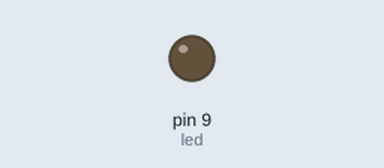
Simulated run of this sketch. Board: Arduino Uno, built with avr-gcc and run on an emulated ATmega328P. Parts: output pins drawn as LEDs (lit = HIGH).

Above: at 0.05 s.
At 1.35 s:
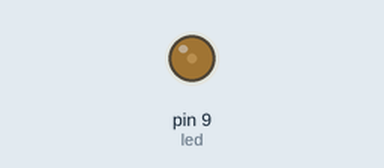
At 2.7 s:
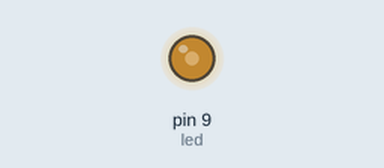
At 5.4 s:
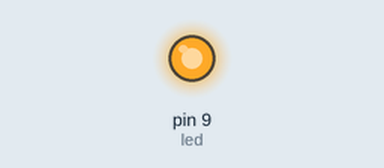
Timing chart, 0 to 7.0 s (numbered marks = the images above):
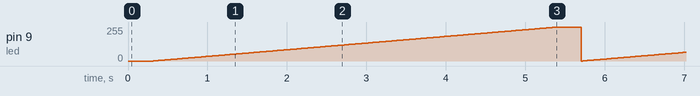

The sketch:

variandoLed.ino
```cpp
unsigned int pwm;
int led = 9; //meu led em que porta

void setup() {
  pinMode(led, OUTPUT);
}

void loop() {
  // entre 0 e 255, quanto maior mais brilha, menor menos brilho
  pwm=0;
  delay(300);

  for(pwm=0; pwm<255; pwm++){
    analogWrite(led, pwm);
    delay(20);
  }
}
```

Measured:
- by itself, pin 9 (led): ramps from 0/255 to 254/255 and jumps back, once every 5.4 s
